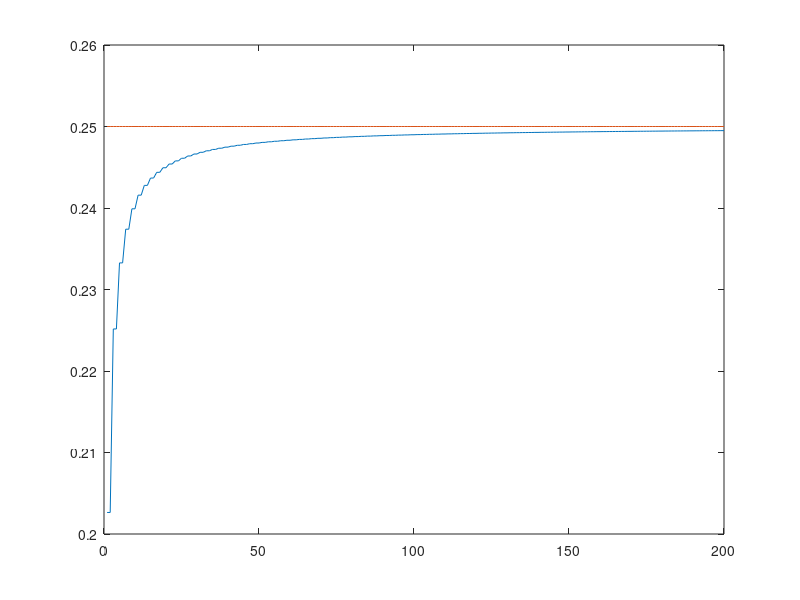

Source code (MATLAB):
function DCchopper

% clc
% clear all
% close all
% 
% 

D = 0.5 ;
s = 0 ;
for n=1:200
    s = s + (1 - cos(2*pi*n*D))/(n*pi)^2 ;
    Svec(n) = s ;
end
s

D*(1-D)

plot(1:n,Svec)
hold on
plot(1:n,D*(1-D)*ones(1,n))
ylim([0.2 0.26])